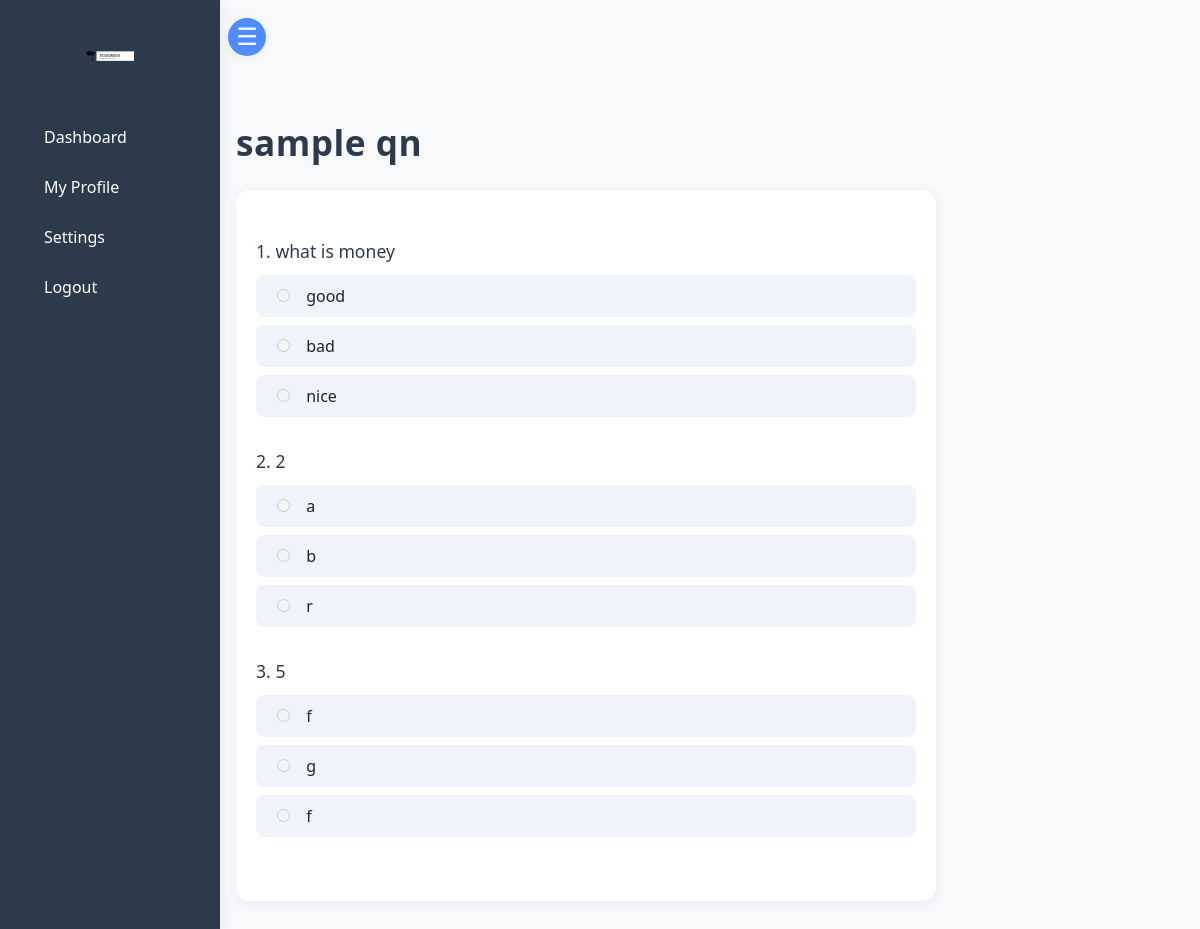
Screenshot of /course/8/quiz/1 (signed in) with the database file from the repository.
### website/models.py (models this page shows)
class Quiz(db.Model, UserMixin):
    __tablename__ = 'quizzes'
    id=db.Column(db.Integer, primary_key=True)
    quiz_name = db.Column(db.String(150))
    course_id = db.Column(db.Integer, db.ForeignKey('courses.id'))

class QuizQuestion(db.Model, UserMixin):
    __tablename__ = 'quizQuestions'
    id=db.Column(db.Integer, primary_key=True)
    question_text = db.Column(db.String(150))
    option1 = db.Column(db.String(150))
    option2 = db.Column(db.String(150))
    option3 = db.Column(db.String(150))
    max_grade = db.Column(db.Integer)
    quiz_id = db.Column(db.Integer, db.ForeignKey('quizzes.id'))

### website/views.py (the view)
@views.route('/course/<int:course_id>/quiz/<int:quiz_id>',methods=['GET'])
def quiz_page(course_id, quiz_id):
    quiz = Quiz.query.filter_by(id=quiz_id, course_id=course_id).first()
    questions = QuizQuestion.query.filter_by(quiz_id=quiz_id).all()
    already_submitted = QuizSubmission.query.filter_by(quiz_id=quiz_id, student_id=current_user.id).first()
    return render_template('quiz.html', course_id=course_id, questions=questions, quiz=quiz, already_submitted=already_submitted)

### website/__init__.py (called while the page is built)
def create_app():
    app = Flask(__name__)
    app.config['SECRET_KEY'] = 'gvfvsvf'
    app.config["SQLALCHEMY_DATABASE_URI"]= f"sqlite:///{DB_NAME}"
    db.init_app(app)
    from .views import views
    from .auth import auth
    app.register_blueprint(views, url_prefix='/')
    app.register_blueprint(auth, url_prefix='/')
    from .models import User
    create_database(app)
    login_manager = LoginManager()
    login_manager.login_view = 'auth.login'
    login_manager.init_app(app)
    @login_manager.user_loader
    def load_user(id):
        return User.query.get(int(id))
    return app

### website/templates/quiz.html (shortened to what this page needs)
<!DOCTYPE html>
<html lang="en">
<head>
</head>
<body>
    <div class="sidebar" id="sidebar">
        <a href="{{ url_for('views.home') }}">
            <img src="{{ url_for('static', filename='blacklogo.svg') }}" alt="logo">
        </a>
        <ul>
            <a href="{{ url_for('views.home') }}"><li>Dashboard</li></a>
            <a href="{{ url_for('views.account_details') }}"><li>My Profile</li></a>
            <a href="{{ url_for('views.edit_details') }}"><li>Settings</li></a>
            <a href="{{ url_for('auth.logout') }}" id="logout"><li>Logout</li></a>
        </ul>
    </div>
    <button id="sidebar-toggle" aria-label="Toggle sidebar">
        <span id="arrow">&#9776;</span>
    </button>
    <a href="{{ url_for('views.course_page', course_id=course_id) }}" class="back-button">Back</a>
    <main>
        <h1>{{ quiz.quiz_name }}</h1>
        <form class="quiz-form" method="POST" action="/submit_quiz">
            {% if already_submitted %}
                <h4>You have already submitted this quiz</h4>
            {% else %}
                {% for question in questions %}
                    <div class="question">
                        <p class="question-text">{{ loop.index }}. {{ question.question_text }}</p>
                        <div class="options">
                            <label>
                                <input type="radio" required name="{{ question.id }}" value="{{ question.option1 }}">
                                {{ question.option1 }}
                            </label>
                            <label>
                                <input type="radio" required name="{{ question.id }}" value="{{ question.option2 }}">
                                {{ question.option2 }}
                            </label>
                            <label>
                                <input type="radio" required name="{{ question.id }}" value="{{ question.option3 }}">
                                {{ question.option3 }}
                            </label>
                        </div>
                    </div>
                {% endfor %}
            {% endif %}
        </form>
    </main>
</body>
</html>

### website/templates/quiz.html (style rules this page uses)
:root { --sidebar-width: 220px; --primary: #2d3a4b; --accent: #4f8cff; --background: #f7f9fb; --card-bg: #fff; --border-radius: 14px; --shadow: 0 2px 12px rgba(44,62,80,0.07); --text: #222; --muted: #888; }
html, body { margin: 0; padding: 0; background: var(--background); font-family: 'Segoe UI', 'Roboto', Arial, sans-serif; color: var(--text); min-height: 100vh; }
.sidebar { position: fixed; top: 0; left: 0; bottom: 0; width: var(--sidebar-width); background: var(--primary); color: #fff; padding: 32px 0 0 0; box-shadow: 2px 0 12px rgba(44,62,80,0.07); z-index: 100; transition: width 0.3s; overflow-x: hidden; }
.sidebar img { display: block; margin: 0 auto 32px auto; width: 48px; height: 48px; transition: width 0.3s, height 0.3s; }
.sidebar ul { list-style: none; padding: 0; margin: 0; }
.sidebar ul a { text-decoration: none; color: #fff; display: flex; align-items: center; padding: 14px 32px; border-radius: 0 24px 24px 0; transition: background 0.2s, padding 0.3s; white-space: nowrap; }
.sidebar ul a li { transition: opacity 0.3s, margin 0.3s; opacity: 1; margin-left: 12px; }
#sidebar-toggle { position: fixed; top: 18px; left: calc(var(--sidebar-width) + 8px); background: var(--accent); color: #fff; border: none; border-radius: 50%; width: 38px; height: 38px; font-size: 1.5rem; cursor: pointer; z-index: 110; box-shadow: var(--shadow); transition: left 0.3s; }
main { margin-left: var(--sidebar-width); padding: 32px 16px 32px 16px; max-width: 700px; margin-right: auto; margin-top: 0; transition: margin-left 0.3s; }
.back-button { display: inline-block; margin: 24px 0 0 0; padding: 8px 20px; background: var(--accent); color: #fff; border-radius: 8px; text-decoration: none; font-weight: 500; box-shadow: var(--shadow); transition: background 0.2s; }
h1 { font-size: 2.2rem; margin-bottom: 24px; color: var(--primary); letter-spacing: 0.5px; }
.quiz-form { background: var(--card-bg); border-radius: var(--border-radius); box-shadow: var(--shadow); padding: 32px 20px; margin-top: 16px; }
.question { margin-bottom: 32px; }
.question-text { font-size: 1.1rem; font-weight: 500; margin-bottom: 12px; color: var(--primary); }
.options label { display: block; background: #f0f4fa; border-radius: 8px; padding: 10px 16px; margin-bottom: 8px; cursor: pointer; transition: background 0.2s; font-size: 1rem; }
.options input[type="radio"] { margin-right: 12px; accent-color: var(--accent); }

### rows the page displays
Quiz: quiz_name "sample qn"
QuizQuestion: question_text "what is money", option1 "good", option2 "bad", option3 "nice"
QuizQuestion: question_text "2", option1 "a", option2 "b", option3 "r"
QuizQuestion: question_text "5", option1 "f", option2 "g", option3 "f"
